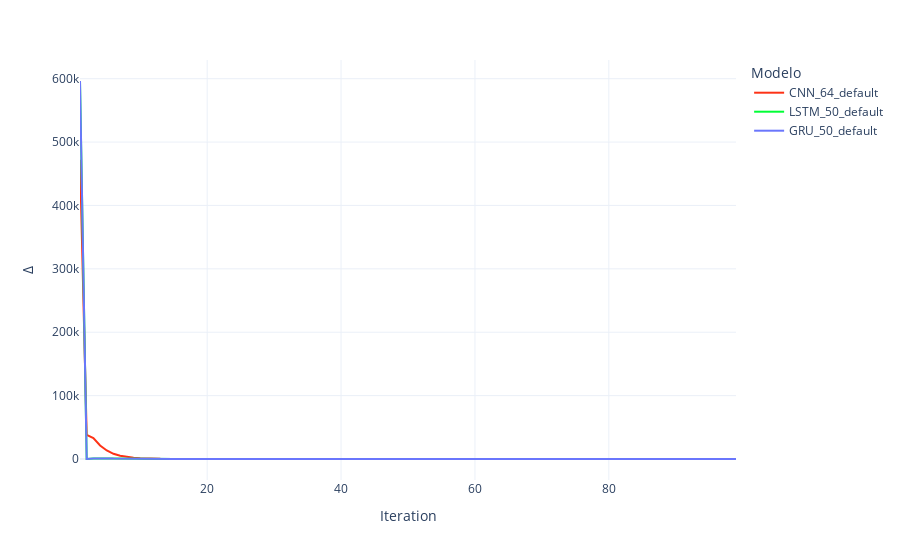

This figure's notebook cell:
### Code cell
graph_delta = px.line(DELTAS[DELTAS.Modelo.isin(deep_models)].rename(columns={'Delta':'∆', 'N':'Iteration'}), 
                      x = 'Iteration', y = '∆', color = 'Modelo',
                      template = 'plotly_white', color_discrete_sequence = px.colors.qualitative.Light24)
graph_delta.show()
